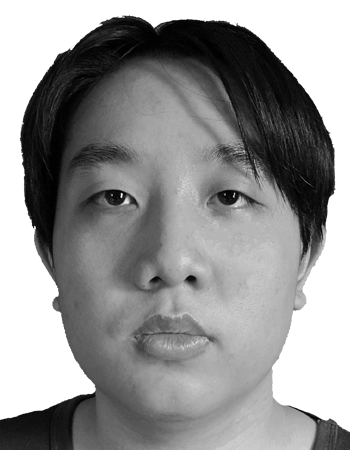
#> input picture lab2/self.bmp, 350 x 450 px, found by its file name; the run also reads 1 picture not shown here
$ python self_edges.py
#> lines starting #> are read from the running program, lines starting #| are printed output that depends on the picture; after the words box and inside, x2 and y2 are one past the last pixel; in counts of white or black regions, pixels touching at a corner belong together
import cv2
import matplotlib.pyplot as plt
import time
img1 = cv2.imread('D:\Lab\Telecommunication Lab\lab2\self.bmp',0)
#> img1 is the input picture: shape (450, 350); min 0, max 255, mean 148
img2 = cv2.imread('D:\Lab\Telecommunication Lab\lab2\MyCompressedFace.jpeg',0)
sigma = 2
factor = 0.75
start = time.time()
#img1
smoothedInput1 = cv2.GaussianBlur(img1,(7,7),sigmaX=sigma)
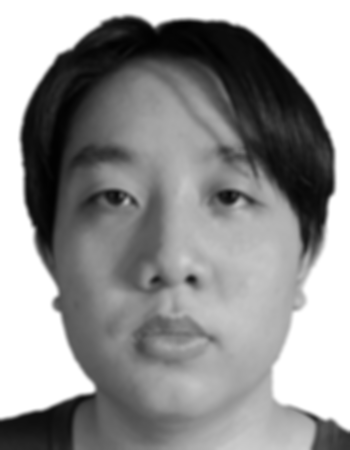
#> smoothedInput1: shape (450, 350); min 1, max 255, mean 148
ret, otsu1 = cv2.threshold(smoothedInput1, 0, 255, cv2.THRESH_BINARY + cv2.THRESH_OTSU)
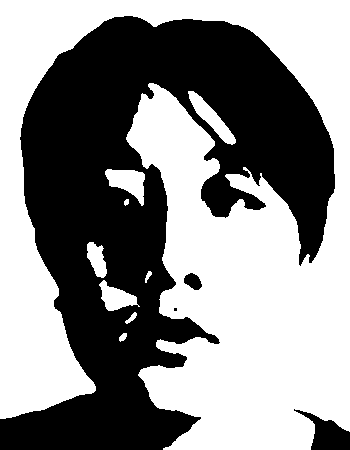
#> otsu1: shape (450, 350); 54.6% white; 4 black regions (1 under 20 px), largest, box (x1, y1, x2, y2) and area: (0, 16, 335, 450) 70242, (294, 409, 350, 450) 1069, (184, 273, 202, 290) 207
#> ret = 141
edges1 = cv2.Canny(smoothedInput1, ret * 0.4 * factor, ret * factor)
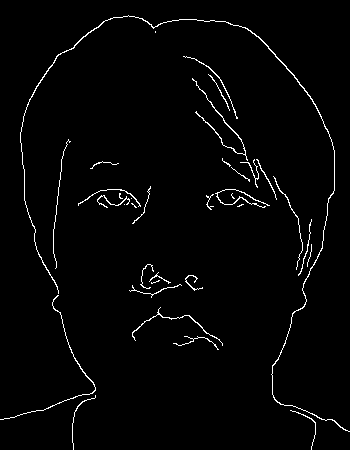
#> edges1: shape (450, 350); 2.1% white in thin lines or dots
end = time.time()
start2 = time.time()
#img2
smoothedInput2 = cv2.GaussianBlur(img2,(7,7),sigmaX=sigma)
ret, otsu2 = cv2.threshold(smoothedInput2, 0, 255, cv2.THRESH_BINARY + cv2.THRESH_OTSU)
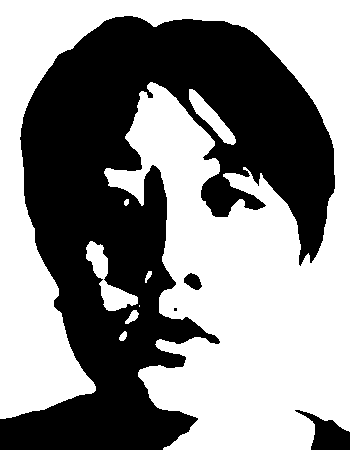
#> otsu2: shape (450, 350); 55% white; 4 black regions (1 under 20 px), largest, box (x1, y1, x2, y2) and area: (0, 16, 335, 450) 69675, (295, 410, 350, 450) 1064, (184, 273, 202, 290) 200
#> ret = 140
edges2 = cv2.Canny(smoothedInput2, ret * 0.4 * factor, ret * factor)
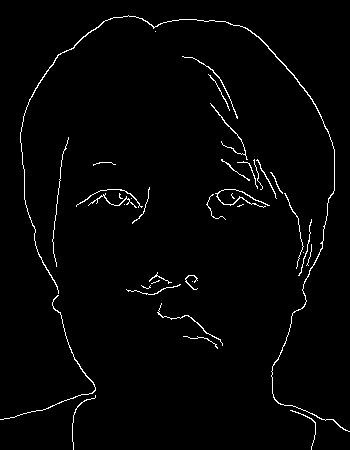
#> edges2: shape (450, 350); 2% white in thin lines or dots
end2 = time.time()
plt.subplot(2,2,1)
plt.imshow(img1, cmap = 'gray')
plt.title('Original Image')
plt.subplot(2,2,2)
plt.imshow(edges1, cmap = 'gray')
plt.title('Original Image Edges With Operate Time = {} Sec'.format(end-start))
plt.subplot(2,2,3)
plt.imshow(img2, cmap = 'gray')
plt.title('Compressed Image')
plt.subplot(2,2,4)
plt.imshow(edges2, cmap = 'gray')
plt.title('Compressed Image Edges With Operate Time = {} Sec'.format(end2-start2))
plt.suptitle('Settasak Images')
plt.show()
